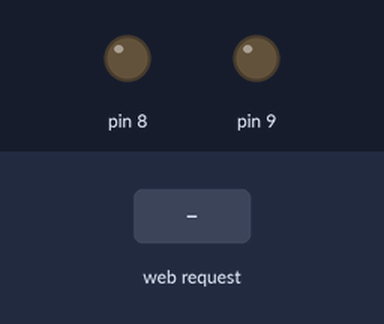
Recording of a sketch running on a simulated Arduino Uno, built for the host (arithmetic inside an expression is 32-bit, double 64-bit). Parts: output pins drawn as LEDs (lit = HIGH). The test bench sets the inputs (shaded band). WiFi joins after 1.5 s; servers stay silent unless stated.

Above: at 1.2 s.
1.3 s: HTTP request GET /?led1=1 received
At 1.8 s:
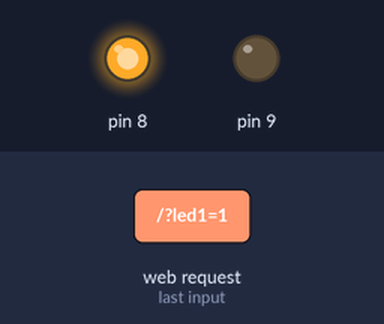
Timing chart, 0 to 4.3 s (numbered marks = the images above; inputs shaded):
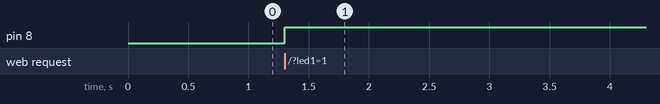

The sketch:

sketch_mar22a.ino
```cpp
#include <SPI.h>
#include <Ethernet.h>

// Set the MAC address
byte mac[] = {0xDE, 0xAD, 0xBE, 0xEF, 0xFE, 0xED};

// Set the IP address
IPAddress ip(192, 168, 103,220);

// Start a server at port 80 (http)
EthernetServer server(80);

void setup() {
  // Open serial communications
  Serial.begin(9600);

  // start the Ethernet connection and the server
  Ethernet.begin(mac, ip);
  server.begin();

  pinMode(8, OUTPUT);
  pinMode(9, OUTPUT);

}


void loop() {
  // Check if client connected
  EthernetClient client = server.available();

  if (client) { // If there is a client...
    boolean currentLineIsBlank = true;
    String buffer = ""; // A buffer for the GET request

    while (client.connected()) {

      if (client.available()) {
        char c = client.read();
        buffer += c;

        if (c == '\n' && currentLineIsBlank) {
          client.println("HTTP/1.1 200 OK");
          client.println("Content-Type: text/html");
          client.println("Connection: close");
          client.println(); // Blank line ==> end response
          break;
        }
        if (c == '\n') { // if New line
          currentLineIsBlank = true;
          buffer = "";  // Clear buffer
        } else if (c == '\r') { // If cariage return...
          //Read in the buffer if there was send "GET /?..."
          if(buffer.indexOf("GET /?led1=1")>=0) { // If led1 = 1
            digitalWrite(8, HIGH); // led 1 > on
          }
          if(buffer.indexOf("GET /?led2=1")>=0) { // If led2 = 1
            digitalWrite(9, HIGH); // led 2 > on
          }
          delay(3000);
          if(buffer.indexOf("GET /?led1=0")>=0) { // If led1 = 0
            digitalWrite(8, LOW); // led 1 > off
          }
          delay(3000);
          if(buffer.indexOf("GET /?led2=0")>=0) { // If led2 = 0
            digitalWrite(9, LOW); // led 2 > off
          }
        } else {
          currentLineIsBlank = false;
        }
      }
    }
    delay(1000);
    client.stop();
  }
}
```

Measured:
- after the input at 1.3 s, pin 8: LOW → HIGH at once
